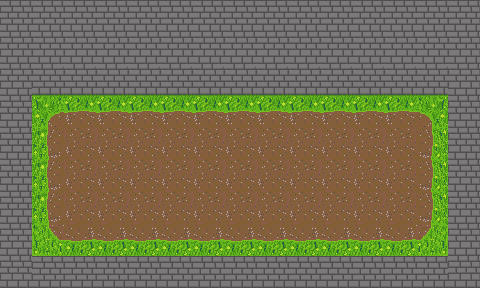

A level layout from a 2D game, rendered from its tile map. Below: a short description, then the map file with its tile-grid data intact:
An orthogonal 15x9 tile map with 32x32 px tiles, 1 tile layer (Слой тайлов 1) and 5 objects (4x solid, dialog).

<map version="1.8" tiledversion="1.8.2" orientation="orthogonal" renderorder="right-down" width="15" height="9" tilewidth="32" tileheight="32" infinite="0" nextlayerid="3" nextobjectid="6">
 <tileset firstgid="1" name="TileMap" tilewidth="32" tileheight="32" tilecount="1200" columns="40">
  <image source="../images/TileMap.png" width="1280" height="960" />
 </tileset>
 <layer id="1" name="Слой тайлов 1" width="15" height="9">
  <data>
   <tile gid="362" />
   <tile gid="362" />
   <tile gid="362" />
   <tile gid="362" />
   <tile gid="362" />
   <tile gid="362" />
   <tile gid="362" />
   <tile gid="362" />
   <tile gid="362" />
   <tile gid="362" />
   <tile gid="362" />
   <tile gid="362" />
   <tile gid="362" />
   <tile gid="362" />
   <tile gid="362" />
   <tile gid="402" />
   <tile gid="402" />
   <tile gid="402" />
   <tile gid="402" />
   <tile gid="402" />
   <tile gid="402" />
   <tile gid="402" />
   <tile gid="402" />
   <tile gid="402" />
   <tile gid="402" />
   <tile gid="402" />
   <tile gid="402" />
   <tile gid="402" />
   <tile gid="402" />
   <tile gid="402" />
   <tile gid="402" />
   <tile gid="442" />
   <tile gid="442" />
   <tile gid="442" />
   <tile gid="442" />
   <tile gid="442" />
   <tile gid="442" />
   <tile gid="442" />
   <tile gid="442" />
   <tile gid="442" />
   <tile gid="442" />
   <tile gid="442" />
   <tile gid="442" />
   <tile gid="442" />
   <tile gid="402" />
   <tile gid="402" />
   <tile gid="242" />
   <tile gid="243" />
   <tile gid="243" />
   <tile gid="243" />
   <tile gid="243" />
   <tile gid="243" />
   <tile gid="243" />
   <tile gid="243" />
   <tile gid="243" />
   <tile gid="243" />
   <tile gid="243" />
   <tile gid="243" />
   <tile gid="244" />
   <tile gid="402" />
   <tile gid="402" />
   <tile gid="282" />
   <tile gid="283" />
   <tile gid="283" />
   <tile gid="283" />
   <tile gid="283" />
   <tile gid="283" />
   <tile gid="283" />
   <tile gid="283" />
   <tile gid="283" />
   <tile gid="283" />
   <tile gid="283" />
   <tile gid="283" />
   <tile gid="284" />
   <tile gid="402" />
   <tile gid="402" />
   <tile gid="282" />
   <tile gid="283" />
   <tile gid="283" />
   <tile gid="283" />
   <tile gid="283" />
   <tile gid="283" />
   <tile gid="283" />
   <tile gid="283" />
   <tile gid="283" />
   <tile gid="283" />
   <tile gid="283" />
   <tile gid="283" />
   <tile gid="284" />
   <tile gid="402" />
   <tile gid="402" />
   <tile gid="282" />
   <tile gid="283" />
   <tile gid="283" />
   <tile gid="283" />
   <tile gid="283" />
   <tile gid="283" />
   <tile gid="283" />
   <tile gid="283" />
   <tile gid="283" />
   <tile gid="283" />
   <tile gid="283" />
   <tile gid="283" />
   <tile gid="284" />
   <tile gid="402" />
   <tile gid="402" />
   <tile gid="322" />
   <tile gid="323" />
   <tile gid="323" />
   <tile gid="323" />
   <tile gid="323" />
   <tile gid="323" />
   <tile gid="323" />
   <tile gid="323" />
   <tile gid="323" />
   <tile gid="323" />
   <tile gid="323" />
   <tile gid="323" />
   <tile gid="324" />
   <tile gid="402" />
   <tile gid="402" />
   <tile gid="362" />
   <tile gid="362" />
   <tile gid="362" />
   <tile gid="362" />
   <tile gid="362" />
   <tile gid="362" />
   <tile gid="362" />
   <tile gid="362" />
   <tile gid="362" />
   <tile gid="362" />
   <tile gid="362" />
   <tile gid="362" />
   <tile gid="362" />
   <tile gid="402" />
  </data>
 </layer>
 <objectgroup id="2" name="Слой объектов 1">
  <object id="1" name="solid" x="1.33333" y="44.6667" width="476" height="28" />
  <object id="3" name="solid" x="451.333" y="74.6667" width="28" height="184" />
  <object id="4" name="solid" x="3.33333" y="76.6667" width="28" height="184" />
  <object id="2" name="solid" x="2" y="262" width="476" height="28" />
  <object id="5" name="dialog" x="100" y="75.3333" width="26.6666" height="11.3333" />
 </objectgroup>
</map>